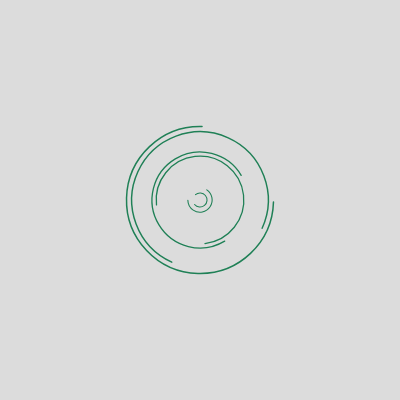
Frame 1 (no input)
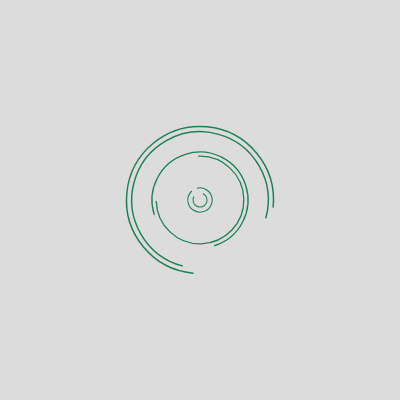
Frame 60 (no input)
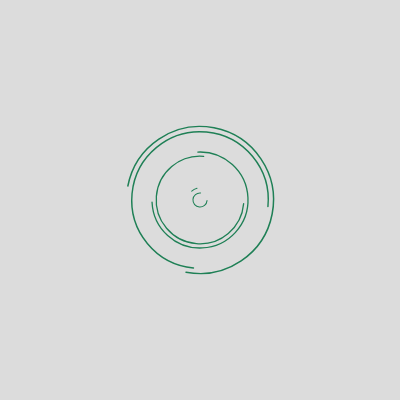
Frame 120 (the mouse pressed at the canvas centre since frame 60)

The p5.js sketch that drew these frames (run headless with seeded random() and noise() and a simulated clock; from frame 60 on, the mouse is pressed at the canvas centre):

// p5.js sketch
// ── sketch.js
var raf = [4.9, 3.2, 4.55, 2.92, 0.47, 0.81]

function setup() {
  createCanvas(400,400);
  //raf[0] = random(1,5);
  //raf[1] = random(0,5.1);
  //raf[2] = random(0,5.1);
  //raf[3] = random(0,5.1);
  //raf[4] = random(0.1,1);
  //raf[5] = random(0.1,1);
  //console.log(raf[0]+""+raf[1]+""+raf[2]+""+raf[3]+""+raf[4]+""+raf[5]+"")
}

function draw() {
  background(220);
  let c = color('#1f8056');
  noFill()
  stroke(c);
  strokeWeight(1+raf[0]/10);
  arc(width/2,height/2, raf[0]*30,raf[0]*30, 0+(frameCount/36),PI+HALF_PI+(frameCount/36));
  strokeWeight(1+raf[1]/10);
  arc(width/2,height/2, raf[1]*30,raf[1]*30, 0+1+1.1*(frameCount/36),PI+HALF_PI+1+1.1*(frameCount/36));
  strokeWeight(1+raf[2]/10);
  arc(width/2,height/2, raf[2]*30,raf[2]*30, 0+2-0.1*(frameCount/36),PI+HALF_PI+2-0.1*(frameCount/36));
  strokeWeight(1+raf[3]/10);
  arc(width/2,height/2, raf[3]*30,raf[3]*30, 0+3+1.01*(frameCount/36),PI+HALF_PI+3+1.01*(frameCount/36));
  strokeWeight(1+raf[4]/10);
  arc(width/2,height/2, raf[4]*30,raf[4]*30, 0+4+0.71*(frameCount/36),PI+HALF_PI+4+0.71*(frameCount/36));
  strokeWeight(1+raf[5]/10);
  arc(width/2,height/2, raf[5]*30,raf[5]*30, 0+5+11*(frameCount/36),PI+HALF_PI+5-11*(frameCount/36));
  //strokeWeight(1+raf[i]/10);
  //arc(width/2,height/2, raf[i]*30,raf[i]*30, 0+i+(frameCount/36),PI+HALF_PI+i+(frameCount/36));
  
  
  //strokeWeight(1+4/10);
  //arc(width/2,height/2,4*30,4*30,PI,PI+HALF_PI);
}
